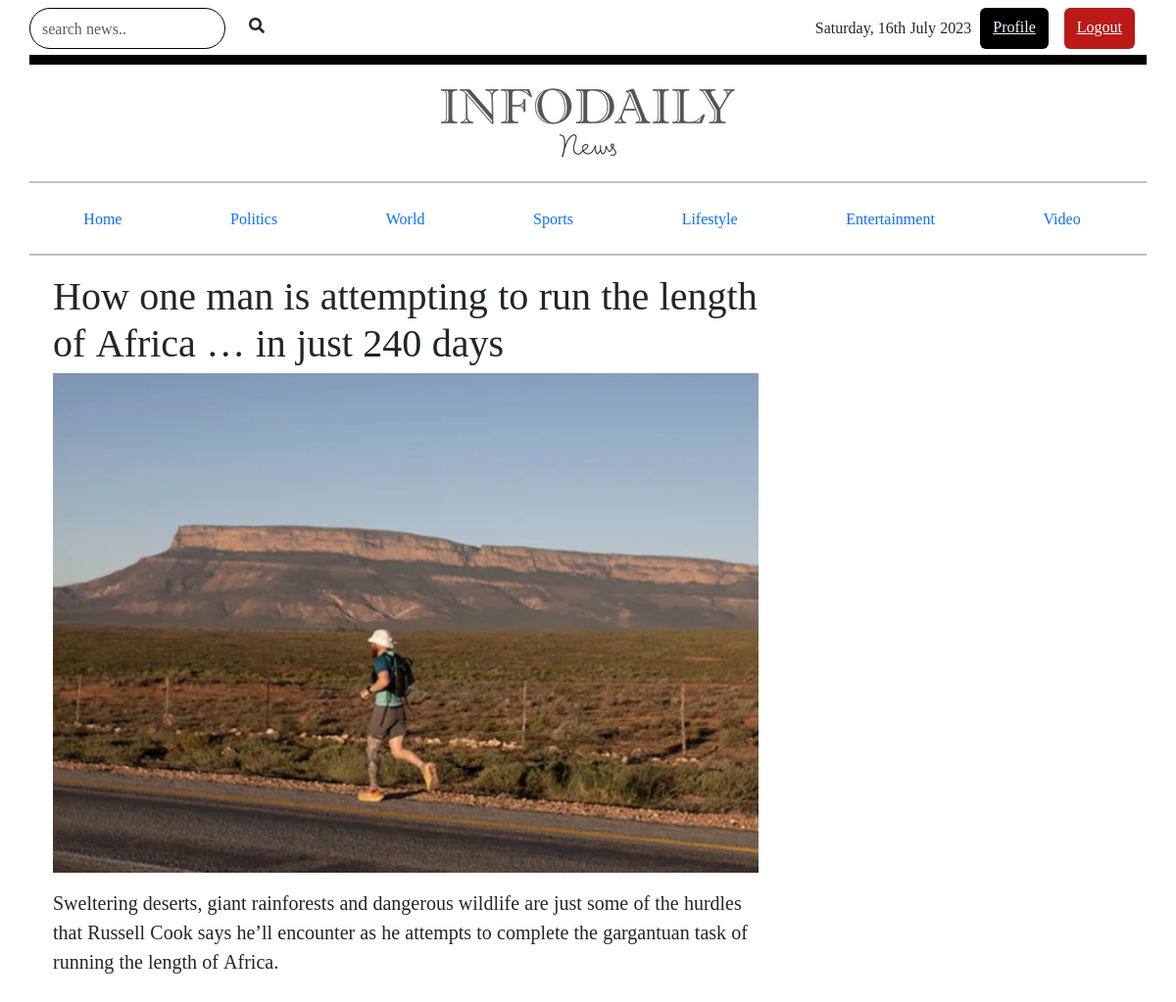
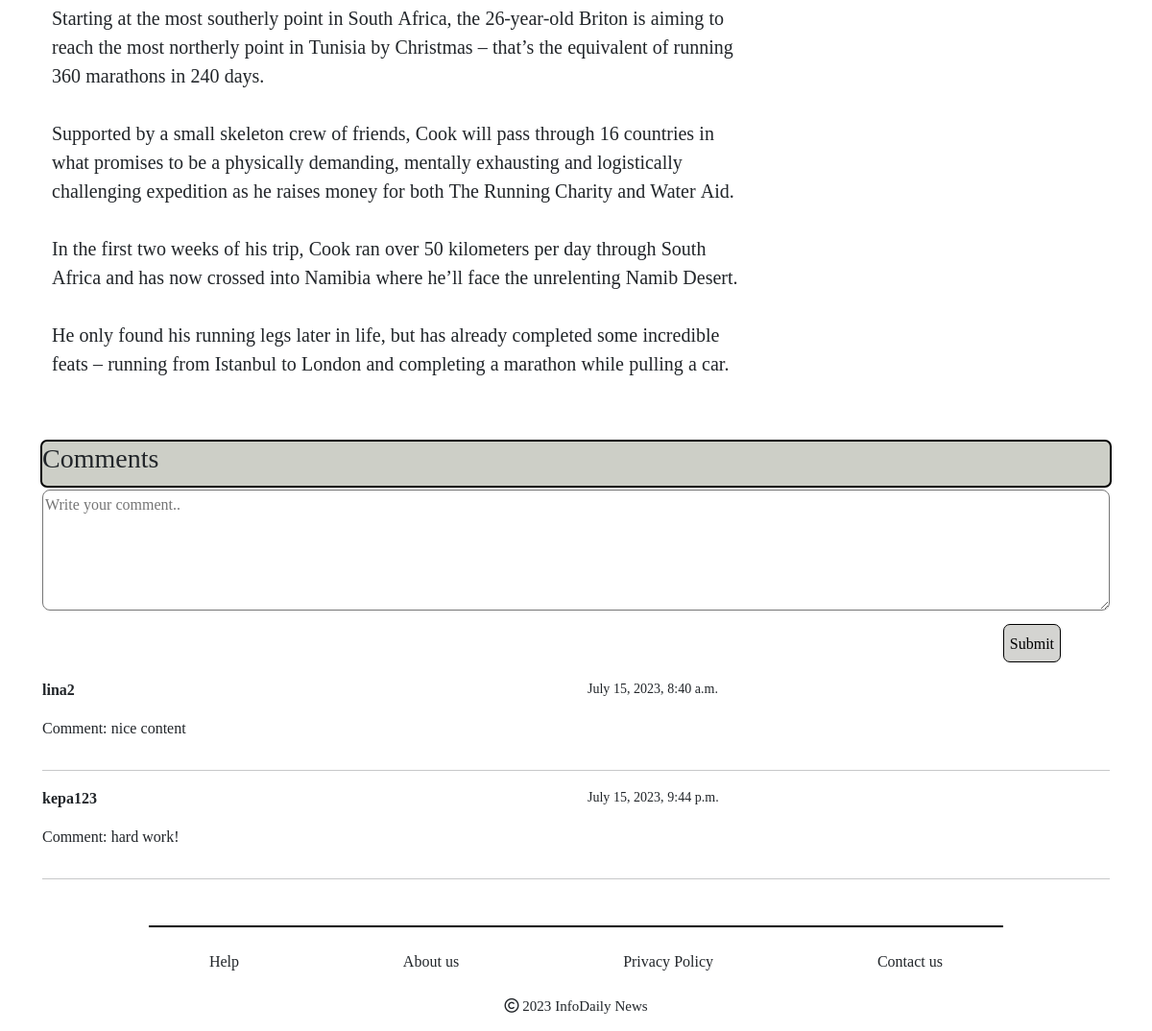
/news_single/18/ (signed in), run on the app's committed database (2 pictures, top to bottom).
### portal/models.py (models this page shows, shortened)
class News(models.Model):
    name = models.TextField(blank=True)
    heading = models.TextField()
    image = models.ImageField(upload_to= 'media')
    desc = models.TextField()
    long_desc = models.TextField()
    category = models.ForeignKey(Category, on_delete=models.CASCADE)
    date = models.DateField(null=True, blank=True)
    author_name = models.CharField(max_length=300, blank=True)
    author_image = models.ImageField(upload_to= 'media', blank=True)
    labels = models.CharField(choices=LABELS, max_length=50, blank=True)

class Comment(models.Model):
    text = models.TextField()
    user = models.ForeignKey(User, on_delete=models.CASCADE)
    created_at = models.DateTimeField(auto_now_add=True)
    news = models.ForeignKey(News, on_delete=models.CASCADE, null=True)

### portal/views.py (the view)
# urls.py: path('news_single/<int:id>/', news_single, name='news_single'),
def news_single(request, id):
    news = News.objects.get(id=id)
    comments = news.comment_set.all()  # Assuming the related name in the Comment model is 'comment_set'
    context = {
        'news_detail': news,
        'comments': comments,
    }
    return render(request, 'user/categoryNews.html', context)

### templates/user/categoryNews.html (shortened to what this page needs)
{% extends './root.html' %}
{% load static %}
{% block content %}
<section>
    <div class="container">
        <div class="row">
            <div class="col-12 col-md-8 mb-3">
                <h1>{{ news_detail.heading }}</h1>
                <div>
                    <img class="col-sm-12" src="{{ news_detail.image.url }}" alt="">
                </div>
                <p class="new">{{ news_detail.long_desc|linebreaksbr }}</p>
            </div>
            <div class="col-12 col-md-4 justify-content-end">
            </div>
        </div>
    </div>
</section>
<div class="mt-3">
    <div class="comment mb-5 mt-3">
        <h3>Comments</h3>
        {% if user.is_authenticated %}
        <form class="mt-3" method="POST" action="{% url 'post_comment' news_detail.id %}">
            <textarea class="col-sm-12" name="comment" cols="67" rows="5" placeholder="Write your comment.." style="border-radius: 8px;"></textarea>
            <div class="d-flex align-items-end">
                <div class="col-6">
                    <button type="submit" class="mt-2" style="border: 1px solid black; background-color: rgb(212, 212, 209); height: 40px; border-radius: 7px; margin-left: 80%; overflow: hidden;">
                        Submit
                    </button>
                </div>
            </div>
        </form>
        {% else %}
            <p class="mt-3">Please <a href="{% url 'login' %}">log in</a> to post a comment.</p>
        {% endif %}
        {% for comment in comments %}
        <div class="row mt-3">
            <div class="col">
                <div class="row">
                    <p class="col"><b>{{ comment.user.username }}</b></p>
                    <p class="col small">{{ comment.created_at }}</p>
                </div>
                <p>Comment: {{ comment.text }}</p>
            </div>
        </div>
        <hr>
        {% empty %}
            <p class="mt-4">No comments yet.</p>
        {% endfor %}
        <div class="" style=" position: relative;
                    left: 50%;
                    transform: translate(-50%, 0); bottom: 0;">
                    <div class="col align-item-center mt-5" style=" border: 1px solid black; width: 80%; margin: 0 auto;"> </div>
                            <div class="footer">
                                <div class="card text-center" style="border: none;" >
                                    <div class="card-body d-flex justify-content-evenly">
                                        <a href="/help" class="btn ">Help</a>
                                        <a href="/aboutus" class="btn ">About us</a>
                                        <a href="/privacy" class="btn ">Privacy Policy</a>
                                        <a href="/contact" class="btn ">Contact us</a>
                                    </div>
                                    <p style="font-size: 15px;">
                                        <i class="fa-regular fa-copyright"></i>
                                            2023 InfoDaily News</p>
                                </div>
                            </div>
            </div>
    </div>
</div>
{% endblock %}

### static/css/root.css (style rules this page uses)
.container { font-family: 'Noto Serif Georgian', serif; }

### static/css/home.css (style rules this page uses)
.card { border: none; background-color: transparent; }

### static/css/videos.css (style rules this page uses)
.card { border: none; background-color: transparent; }

### static/css/categorynews.css (style rules this page uses)
.new { font-size: 20px; }
.comment { border: 2px solid black; border-radius: 7px; background-color: #CDCFC7; height: 50px; }

### data on the page
News: heading "How one man is attempting to run the length of Africa … in just 240 days", image (picture), long_desc "Sweltering deserts, giant rainforests and dangerous wildlife are just some of the hurdles that Russell Cook says he’ll encounter as he attempts to complete the gargantuan task of running the length of Africa. Starting at the most southerly point in South Africa, the 26-year-old Briton is aiming to reach the most northerly point in Tunisia by Christmas – that’s the equivalent of running 360 marathons in 240 days. Supported by a small skeleton crew of friends, Cook will pass through 16 countries in what promises to be a physically demanding, mentally exhausting and logistically challenging expedition as he raises money for both The Running Charity and Water Aid. In the first two weeks of his…"
Comment: user.username "lina2", created_at "July 15, 2023, 8:40 a.m.", text "nice content"
Comment: user.username "kepa123", created_at "July 15, 2023, 9:44 p.m.", text "hard work!"
